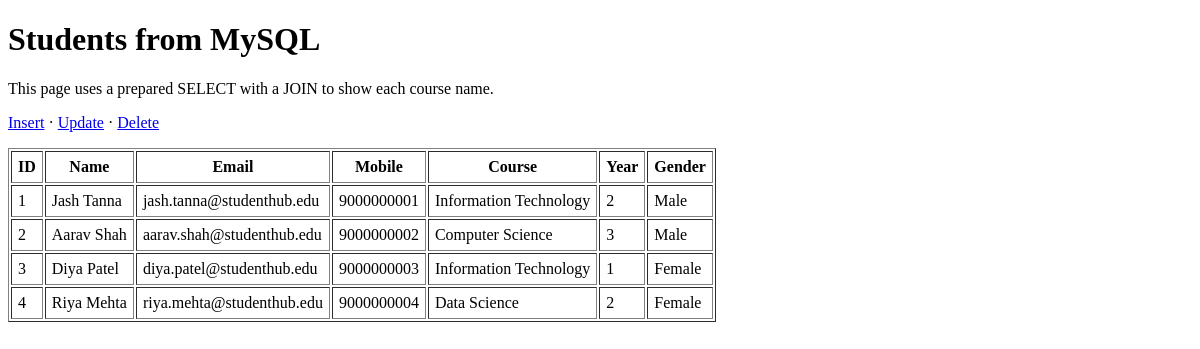
/php/view_students_db.php, run on an earlier commit of the app's database.
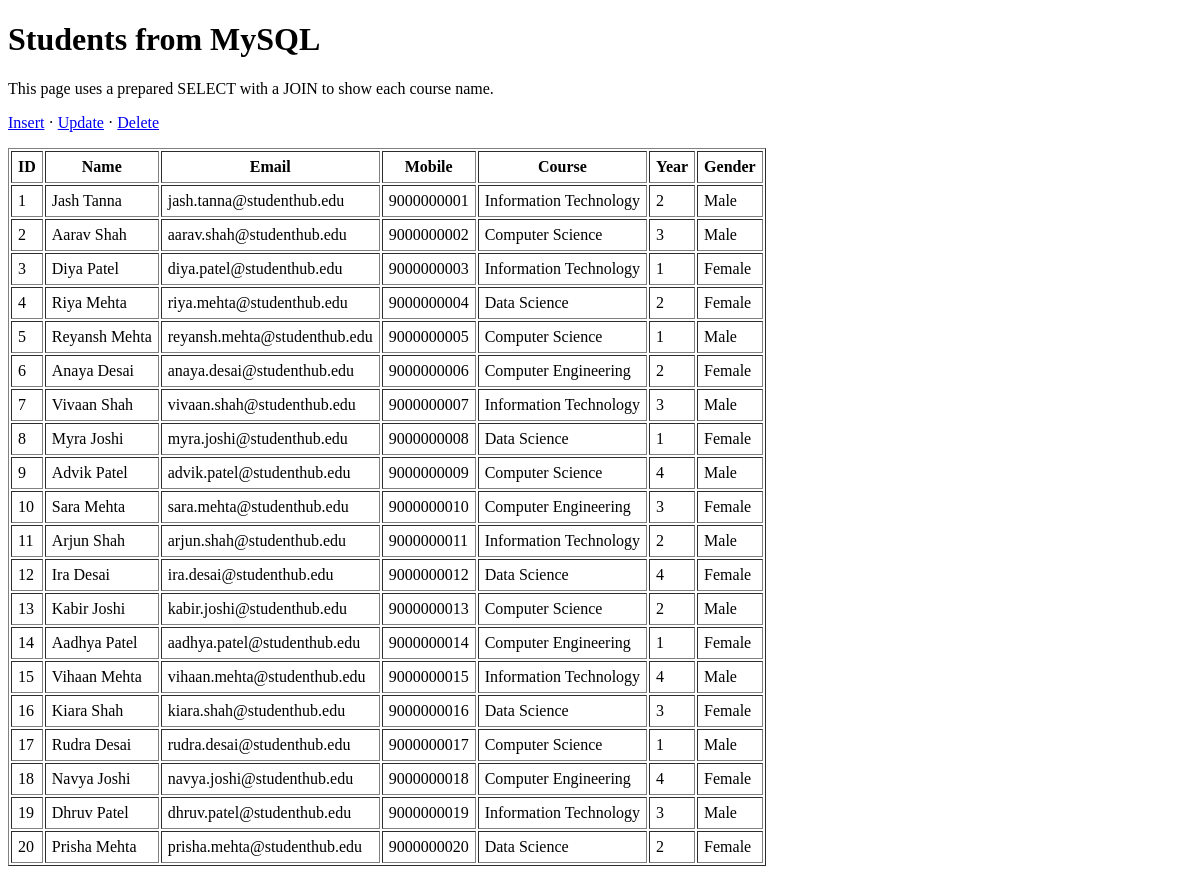
And on a later commit of the database.
### tables this page shows
CREATE TABLE IF NOT EXISTS students (
  id INT UNSIGNED NOT NULL AUTO_INCREMENT,
  name VARCHAR(100) NOT NULL,
  email VARCHAR(150) NOT NULL,
  mobile VARCHAR(15) NOT NULL,
  course_id INT UNSIGNED NOT NULL,
  year TINYINT UNSIGNED NOT NULL,
  gender ENUM('Male', 'Female', 'Other') NOT NULL,
  password_hash VARCHAR(255) DEFAULT NULL,
  status ENUM('active', 'deleted') NOT NULL DEFAULT 'active',
  created_at TIMESTAMP NOT NULL DEFAULT CURRENT_TIMESTAMP,
  PRIMARY KEY (id),
  UNIQUE KEY uq_students_email (email),
  CONSTRAINT chk_students_year CHECK (year BETWEEN 1 AND 4),
  CONSTRAINT fk_students_course FOREIGN KEY (course_id)
    REFERENCES courses (course_id)
    ON DELETE RESTRICT ON UPDATE RESTRICT
);

CREATE TABLE IF NOT EXISTS courses (
  course_id INT UNSIGNED NOT NULL AUTO_INCREMENT,
  course_name VARCHAR(100) NOT NULL,
  PRIMARY KEY (course_id),
  UNIQUE KEY uq_courses_name (course_name)
);

### php/view_students_db.php (the view, shortened to what this page needs)
<?php
require __DIR__ . '/db.php';
$statement = $pdo->prepare(
    'SELECT s.id, s.name, s.email, s.mobile, c.course_name, s.year, s.gender
     FROM students AS s
     INNER JOIN courses AS c ON c.course_id = s.course_id
     ORDER BY s.id'
);
$statement->execute();
$students = $statement->fetchAll();
$escape = static fn ($value): string => htmlspecialchars((string) $value, ENT_QUOTES, 'UTF-8');
?>
<!doctype html>
<html lang="en">
<head><meta charset="utf-8"><meta name="viewport" content="width=device-width,initial-scale=1"><title>Students | StudentHub database</title></head>
<body>
  <main>
    <h1>Students from MySQL</h1>
    <p>This page uses a prepared SELECT with a JOIN to show each course name.</p>
    <p><a href="db_insert_test.php">Insert</a> · <a href="db_update_test.php">Update</a> · <a href="db_delete_test.php">Delete</a></p>
    <?php if ($students === []): ?><p>No students found.</p><?php else: ?>
      <table border="1" cellpadding="6">
        <thead><tr><th>ID</th><th>Name</th><th>Email</th><th>Mobile</th><th>Course</th><th>Year</th><th>Gender</th></tr></thead>
        <tbody>
          <?php foreach ($students as $student): ?>
            <tr><td><?= $escape($student['id']) ?></td><td><?= $escape($student['name']) ?></td><td><?= $escape($student['email']) ?></td><td><?= $escape($student['mobile']) ?></td><td><?= $escape($student['course_name']) ?></td><td><?= $escape($student['year']) ?></td><td><?= $escape($student['gender']) ?></td></tr>
          <?php endforeach; ?>
        </tbody>
      </table>
    <?php endif; ?>
  </main>
</body>
</html>

What changed in the data, as far as the page shows it:
added students: id "5", name "Reyansh Mehta", email "reyansh.mehta@studenthub.edu", mobile "9000000005", course.course_name "Computer Science", year "1", gender "Male"
added students: id "6", name "Anaya Desai", email "anaya.desai@studenthub.edu", mobile "9000000006", course.course_name "Computer Engineering", year "2", gender "Female"
added students: id "7", name "Vivaan Shah", email "vivaan.shah@studenthub.edu", mobile "9000000007", course.course_name "Information Technology", year "3", gender "Male"
added students: id "8", name "Myra Joshi", email "myra.joshi@studenthub.edu", mobile "9000000008", course.course_name "Data Science", year "1", gender "Female"
added students: id "9", name "Advik Patel", email "advik.patel@studenthub.edu", mobile "9000000009", course.course_name "Computer Science", year "4", gender "Male"
added students: id "10", name "Sara Mehta", email "sara.mehta@studenthub.edu", mobile "9000000010", course.course_name "Computer Engineering", year "3", gender "Female"
added students: id "11", name "Arjun Shah", email "arjun.shah@studenthub.edu", mobile "9000000011", course.course_name "Information Technology", year "2", gender "Male"
added students: id "12", name "Ira Desai", email "ira.desai@studenthub.edu", mobile "9000000012", course.course_name "Data Science", year "4", gender "Female"
added students: id "13", name "Kabir Joshi", email "kabir.joshi@studenthub.edu", mobile "9000000013", course.course_name "Computer Science", year "2", gender "Male"
added students: id "14", name "Aadhya Patel", email "aadhya.patel@studenthub.edu", mobile "9000000014", course.course_name "Computer Engineering", year "1", gender "Female"
added students: id "15", name "Vihaan Mehta", email "vihaan.mehta@studenthub.edu", mobile "9000000015", course.course_name "Information Technology", year "4", gender "Male"
added students: id "16", name "Kiara Shah", email "kiara.shah@studenthub.edu", mobile "9000000016", course.course_name "Data Science", year "3", gender "Female"
added students: id "17", name "Rudra Desai", email "rudra.desai@studenthub.edu", mobile "9000000017", course.course_name "Computer Science", year "1", gender "Male"
added students: id "18", name "Navya Joshi", email "navya.joshi@studenthub.edu", mobile "9000000018", course.course_name "Computer Engineering", year "4", gender "Female"
added students: id "19", name "Dhruv Patel", email "dhruv.patel@studenthub.edu", mobile "9000000019", course.course_name "Information Technology", year "3", gender "Male"
added students: id "20", name "Prisha Mehta", email "prisha.mehta@studenthub.edu", mobile "9000000020", course.course_name "Data Science", year "2", gender "Female"
